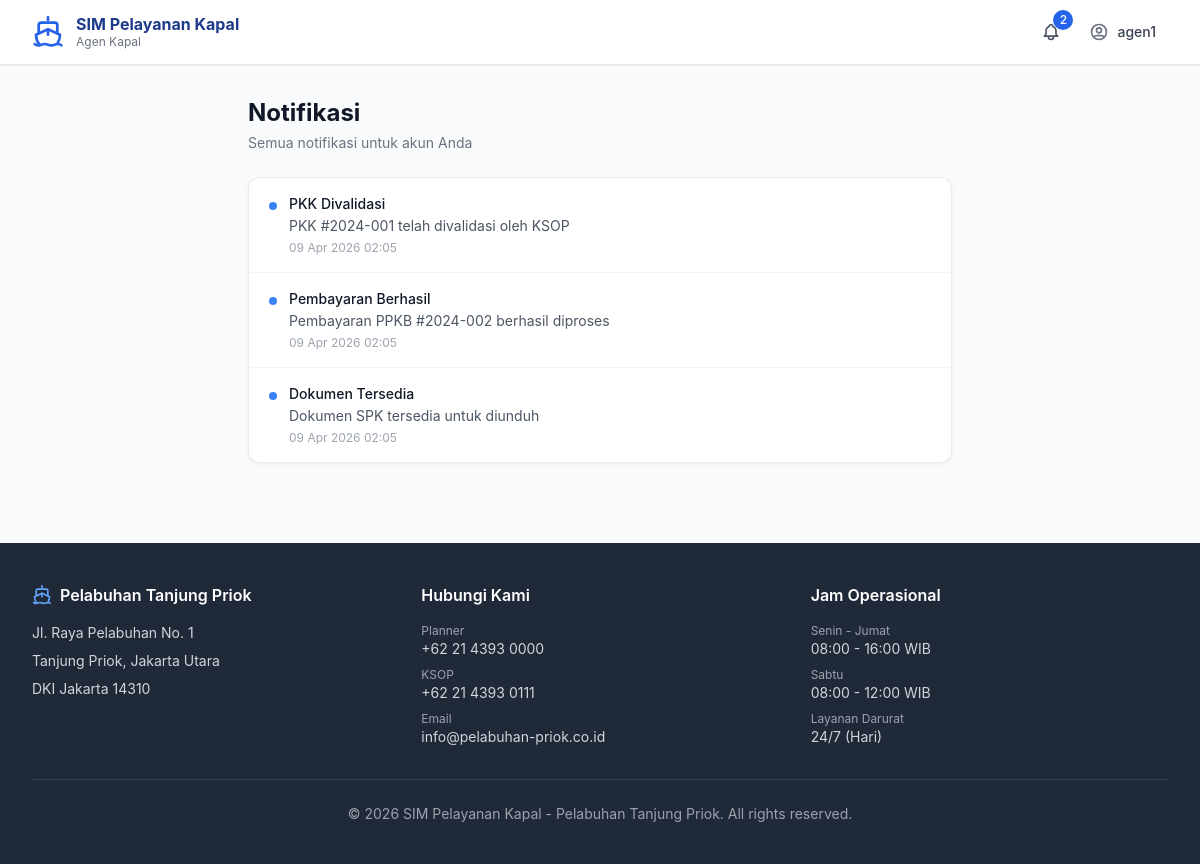
/notifikasi.php (signed in), run on the app's committed database.
### tables this page shows
CREATE TABLE notifikasi (
    id INT AUTO_INCREMENT PRIMARY KEY,
    user_id INT NOT NULL,
    judul VARCHAR(200) NOT NULL,
    pesan TEXT NOT NULL,
    jenis ENUM('Info','Sukses','Peringatan','Error') DEFAULT 'Info',
    is_read TINYINT(1) DEFAULT 0,
    created_at TIMESTAMP DEFAULT CURRENT_TIMESTAMP,
    FOREIGN KEY (user_id) REFERENCES users(id)
);

### config/auth.php (called while the page is built, shortened)
<?php
function isLoggedIn() {
    return isset($_SESSION['user_id']) && !empty($_SESSION['user_id']);
}
function getUser() {
    return [
        'id'      => $_SESSION['user_id'],
        'username'=> $_SESSION['username'],
        'nama'    => $_SESSION['nama'],
        'role'    => $_SESSION['role'],
        'role_id' => $_SESSION['role_id'],
    ];
}

### config/db.php (called while the page is built, shortened)
<?php
function getDB() {
    static $pdo = null;
    if ($pdo === null) {
        try {
            $dsn = "mysql:host=".DB_HOST.";dbname=".DB_NAME.";charset=".DB_CHARSET;
            $pdo = new PDO($dsn, DB_USER, DB_PASS, [
                PDO::ATTR_ERRMODE            => PDO::ERRMODE_EXCEPTION,
                PDO::ATTR_DEFAULT_FETCH_MODE => PDO::FETCH_ASSOC,
                PDO::ATTR_EMULATE_PREPARES   => false,
            ]);
        } catch (PDOException $e) {
            die('<div style="font-family:sans-serif;padding:20px;background:#fee2e2;border:1px solid #f87171;margin:20px;border-radius:8px">
                <h3>Koneksi Database Gagal</h3><p>'.$e->getMessage().'</p>
                <p>Pastikan MySQL berjalan dan database <b>kapal1</b> sudah diimport.</p>
            </div>');
        }
    }
    return $pdo;
}
function query($sql, $params = []) {
    $stmt = getDB()->prepare($sql);
    $stmt->execute($params);
    return $stmt;
}
function fetchAll($sql, $params = []) { return query($sql, $params)->fetchAll(); }

### notifikasi.php (the view, shortened to what this page needs)
<?php
require_once __DIR__ . '/config/auth.php';
require_once __DIR__ . '/config/db.php';
$user=getUser(); $pageTitle='Notifikasi';
try {
    $notifs=fetchAll("SELECT * FROM notifikasi WHERE user_id=? ORDER BY created_at DESC LIMIT 50",[$user['id']]);
} catch(Exception $e){ $notifs=[]; }
include __DIR__ . '/includes/head.php';
include __DIR__ . '/includes/navbar.php';
?>
<div class="max-w-3xl mx-auto px-4 sm:px-6 lg:px-8 py-8">
  <div class="mb-6"><h1 class="text-2xl font-bold mb-1">Notifikasi</h1><p class="text-gray-500 text-sm">Semua notifikasi untuk akun Anda</p></div>
  <div class="card overflow-hidden">
    <?php if(empty($notifs)): ?>
    <div class="p-12 text-center text-gray-500">Tidak ada notifikasi</div>
    <?php else: ?>
    <div class="divide-y divide-gray-100">
      <?php foreach($notifs as $n): ?>
      <div class="px-5 py-4">
        <div class="flex items-start gap-3">
          <div class="w-2 h-2 rounded-full bg-blue-500 mt-2 flex-shrink-0"></div>
          <div>
            <p class="text-sm font-medium text-gray-900"><?=htmlspecialchars($n['judul'])?></p>
            <p class="text-sm text-gray-600 mt-0.5"><?=htmlspecialchars($n['pesan'])?></p>
            <p class="text-xs text-gray-400 mt-1"><?=date('d M Y H:i',strtotime($n['created_at']))?></p>
          </div>
        </div>
      </div>
      <?php endforeach; ?>
    </div>
    <?php endif; ?>
  </div>
</div>
<?php include __DIR__ . '/includes/footer.php'; ?>
</body></html>

### includes/head.php (style rules this page uses)
body { font-family: -apple-system, BlinkMacSystemFont, 'Segoe UI', Roboto, sans-serif; }
.card { background: white; border-radius: 0.75rem; border: 1px solid rgba(0,0,0,0.08); box-shadow: 0 1px 3px rgba(0,0,0,0.06); }

### data on the page
notifikasi: judul "PKK Divalidasi", pesan "PKK #2024-001 telah divalidasi oleh KSOP", created_at "09 Apr 2026 02:05"
notifikasi: judul "Pembayaran Berhasil", pesan "Pembayaran PPKB #2024-002 berhasil diproses", created_at "09 Apr 2026 02:05"
notifikasi: judul "Dokumen Tersedia", pesan "Dokumen SPK tersedia untuk diunduh", created_at "09 Apr 2026 02:05"

### other printed values
$user['role'] "Agen Kapal"
$notifCount "2"
$user['username'] "agen1"
